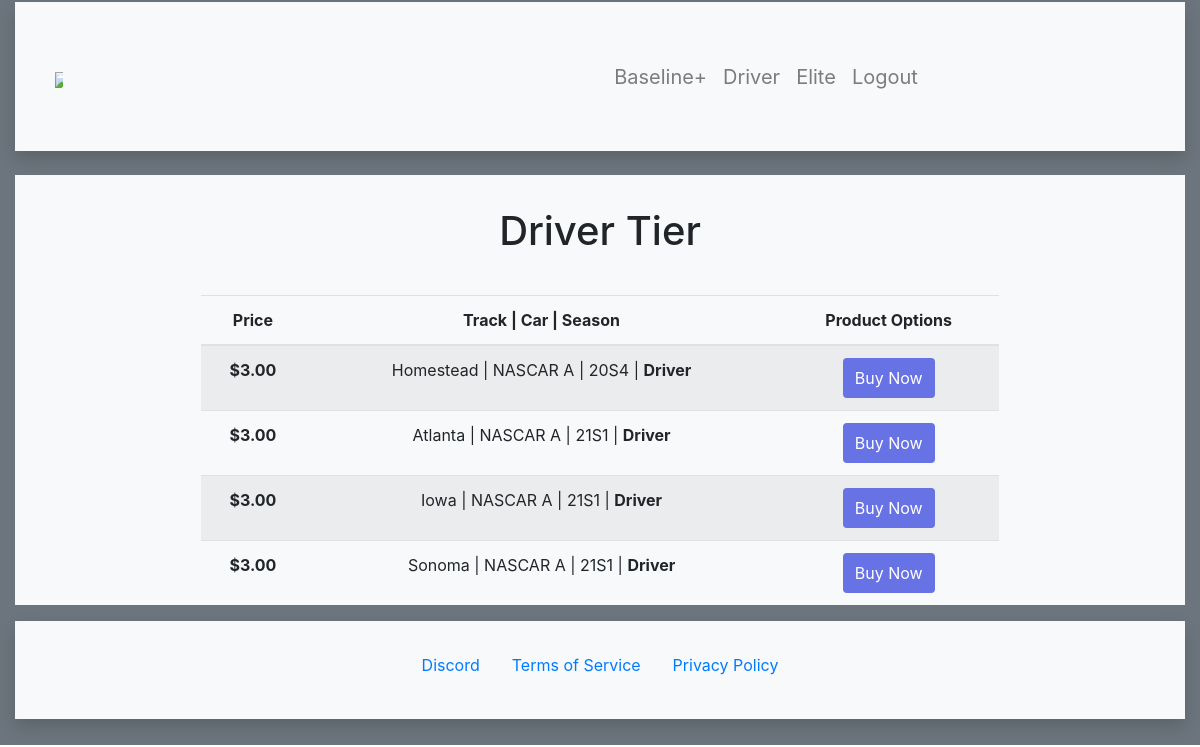
Page /driver (signed in) on the committed database.
### login/models.py (models this page shows, shortened)
class Product(models.Model):
    name= models.CharField(max_length=100)
    category= models.CharField(max_length=15)
    price=models.DecimalField(max_digits=7, decimal_places=2, default=0.00)
    created_at = models.DateTimeField(auto_now_add=True)
    updated_at = models.DateTimeField(auto_now=True)

### login/views.py (the view)
# urls.py: path('driver', views.driver_products),
def driver_products(request):
    if 'user_id' not in request.session:
        return redirect('/')
    driverproducts = Product.objects.filter(category='Driver')
    context = {
        'driverproducts': driverproducts
    }
    return render(request, 'driver.html', context)

### login/templates/driver.html (shortened to what this page needs)
<!DOCTYPE html>
{% load static %}
<html lang="en">
<head>
  <link rel="stylesheet" href="https://maxcdn.bootstrapcdn.com/bootstrap/4.5.2/css/bootstrap.min.css">
</head>
<body>
<div class="container-fluid bg-secondary" style="padding-top: 2px; padding-bottom: 2px;">
    <div class="shadow p-4 mb-4 bg-light">
        <nav class="navbar navbar-expand-xl navbar-light bg-light">
            <a class="navbar-brand" style="font-size: 50px;" href="/home"><img class="img-fluid" src="https://i.postimg.cc/TwLpSfCf/majorsgaragev4.png" style="height: auto; max-width: 50%;"></a>
            <div class="mx-auto">
                <div class="collapse navbar-collapse" id="navbarSupportedContent">
                <ul class="navbar-nav mr-auto" style="font-size: 20px;">
                    <li class="nav-item dropdown" style="margin-left: 300px;">
                        <a class="nav-link" href="/baseline">Baseline+</a>
                    </li>
                    <li class="nav-item dropdown">
                        <a class="nav-link" href="/driver">Driver</a>
                    </li>
                    <li class="nav-item dropdown">
                        <a class="nav-link" href="/elite">Elite</a>
                    </li>
                    <li class="nav-item dropdown">
                        <a class="nav-link" href="/logout">Logout</a>
                    </li>
                </ul>
                </div>
            </div>
        </nav>
    </div>
    <div class="container-fluid bg-light" style="height: 100%;">
          <table class="table table-striped" style="text-align: center; width: 70%; margin-left: 15%;">
              <h2 style="font-size: 40px; text-align: center; padding: 2rem;">Driver Tier</h2>
                <thead>
                  <tr>
                    <th scope="col">Price</th>
                    <th scope="col">Track | Car | Season</th>
                    <th scope="col">Product Options</th>
                  </tr>
                </thead>
                <tbody>
                    {% for product in driverproducts %}
                  <tr>
                    <th scope="row">${{product.price}}</th>
                    <td>{{product.name}} | <b>{{product.category}}</b></td>
                    <td>
                    <button
                        style="background-color:#6772E5;color:#FFF;padding:8px 12px;border:0;border-radius:4px;font-size:1em"
                        id="checkout-button-price_1HlsC0IOxJKMqXnbQW0ijFQ4"
                        role="link"
                        type="button">
                        Buy Now
                    </button>
                    </td>
                  </tr>
                  {% endfor %}
                </tbody>
            </table>
    </div>
    <div class="shadow p-4 mb-4 bg-light" style="margin-top: 5px; margin-bottom: 5px;">
        <div class="container-fluid bg-light" style="height: 50px;">
                <ul class="nav" style="justify-content: center;">
                    <li class="nav-item">
                    <a class="nav-link" href="/coming-soon">Discord</a>
                    </li>
                    <li class="nav-item">
                    <a class="nav-link" href="/coming-soon">Terms of Service</a>
                    </li>
                    <li class="nav-item">
                    <a class="nav-link" href="/coming-soon">Privacy Policy</a>
                    </li>
                </ul>
        </div>
    </div>
</div>
</body>
</html>

### rows in the picture
Product: price "3.00", name "Homestead | NASCAR A | 20S4", category "Driver"
Product: price "3.00", name "Atlanta | NASCAR A | 21S1", category "Driver"
Product: price "3.00", name "Iowa | NASCAR A | 21S1", category "Driver"
Product: price "3.00", name "Sonoma | NASCAR A | 21S1", category "Driver"
